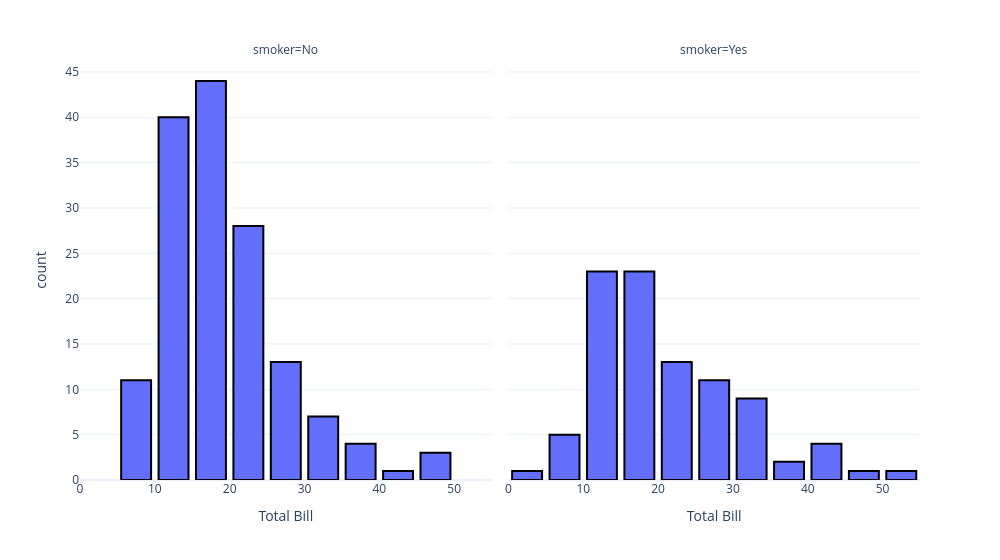

The cell this chart's notebook holds for it:
### Code cell
fig = px.histogram(df, x='total_bill', nbins=20, width=1000, 
                   facet_col='smoker', 
                   labels={
                       'total_bill' : 'Total Bill'
                   }

                   )
fig.update_traces(marker=dict(
    line=dict(color='black', width=2)
))
fig.update_layout(bargap=0.2, template='plotly_white')                               # puts gap btwn bars
fig.show()

### Figure 1 — Plotly figure (JSON) as saved in the notebook; plotly's stock layout.template omitted (floating-point values rounded to 4 significant figures; data arrays with more than 128 entries replaced by an {"elided": "..."} marker saying what was removed)
{"data": [{"bingroup": "x", "hovertemplate": "smoker=No<br>Total Bill=%{x}<br>count=%{y}<extra></extra>", "legendgroup": "", "marker": {"color": "#636efa", "line": {"color": "black", "width": 2}, "pattern": {"shape": ""}}, "name": "", "nbinsx": 20, "orientation": "v", "showlegend": false, "type": "histogram", "x": {"elided": "151 float values"}, "xaxis": "x", "yaxis": "y"}, {"bingroup": "x", "hovertemplate": "smoker=Yes<br>Total Bill=%{x}<br>count=%{y}<extra></extra>", "legendgroup": "", "marker": {"color": "#636efa", "line": {"color": "black", "width": 2}, "pattern": {"shape": ""}}, "name": "", "nbinsx": 20, "orientation": "v", "showlegend": false, "type": "histogram", "x": [38.01, 11.24, 20.29, 13.81, 11.02, 18.29, 3.07, 15.01, 26.86, 25.28, 17.92, 19.44, 32.68, 28.97, 5.75, 16.32, 40.17, 27.28, 12.03, 21.01, 11.35, 15.38, 44.3, 22.42, 15.36, 20.49, 25.21, 14.31, 16.0, 17.51, 10.59, 10.63, 50.81, 15.81, 7.25, 31.85, 16.82, 32.9, 17.89, 14.48, 9.6, 34.63, 34.65, 23.33, 45.35, 23.17, 40.55, 20.9, 30.46, 18.15, 23.1, 15.69, 19.81, 28.44, 15.48, 16.58, 10.34, 43.11, 13.0, 13.51, 18.71, 12.74, 13.0, 16.4, 20.53, 16.47, 26.59, 38.73, 24.27, 12.76, 30.06, 25.89, 13.27, 28.17, 12.9, 28.15, 11.59, 7.74, 30.14, 12.16, 13.42, 8.58, 13.42, 16.27, 10.09, 22.12, 24.01, 15.69, 15.53, 12.6, 32.83, 27.18, 22.67], "xaxis": "x2", "yaxis": "y2"}], "layout": {"annotations": [{"font": {}, "showarrow": false, "text": "smoker=No", "x": 0.245, "xanchor": "center", "xref": "paper", "y": 1, "yanchor": "bottom", "yref": "paper"}, {"font": {}, "showarrow": false, "text": "smoker=Yes", "x": 0.755, "xanchor": "center", "xref": "paper", "y": 1, "yanchor": "bottom", "yref": "paper"}], "bargap": 0.2, "barmode": "relative", "legend": {"tracegroupgap": 0}, "margin": {"t": 60}, "width": 1000, "xaxis": {"anchor": "y", "domain": [0, 0.49], "title": {"text": "Total Bill"}}, "xaxis2": {"anchor": "y2", "domain": [0.51, 1], "matches": "x", "title": {"text": "Total Bill"}}, "yaxis": {"anchor": "x", "domain": [0, 1], "title": {"text": "count"}}, "yaxis2": {"anchor": "x2", "domain": [0, 1], "matches": "y", "showticklabels": false}}}
